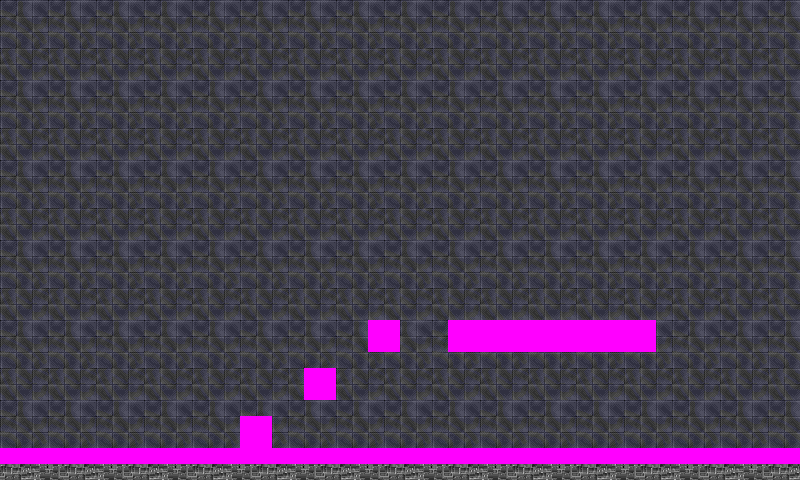

A 2D game scene composited from a Tiled map and its tileset images. What follows is a short description and the map's XML, with each tile layer's data collapsed to a summary:
An orthogonal 50x30 tile map with 16x16 px tiles, 2 tile layers (backgrounds, walls).

<map version="1.0" orientation="orthogonal" width="50" height="30" tilewidth="16" tileheight="16">
 <tileset firstgid="1" name="_level02static" tilewidth="16" tileheight="16">
  <image source="../../../training.project/resources/level/images/_level02static.png" width="320" height="400" />
 </tileset>
 <layer name="backgrounds" width="50" height="30">
  <data>[1500 cells, 1500 non-empty, 29 distinct tile ids]</data>
 </layer>
 <layer name="walls" width="50" height="30">
  <data>[1500 cells, 88 non-empty, 1 distinct tile ids]</data>
 </layer>
</map>